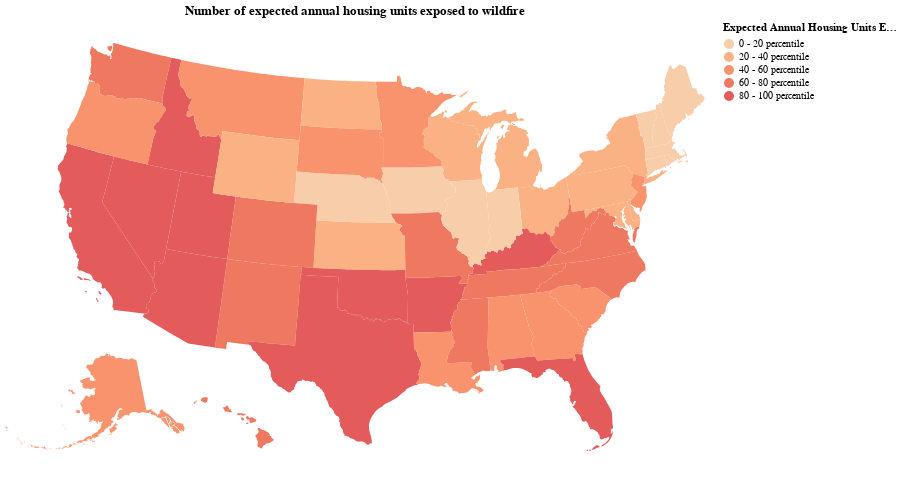

Source (notebook cell):
### Markdown cell above
## Quantiles

### Code cell
statesMap = alt.Chart(statesData).mark_geoshape().encode(
    color=alt.Color('quantiles:O',
      legend=alt.Legend(title='Expected Annual Housing Units Exposed'),
      scale=alt.Scale(scheme='lightorange')),
    tooltip=[alt.Tooltip('NAME',title='State'),
      alt.Tooltip('Expected Annual HU Exposed',title='Expected Annual HUs Exposed')]
).project(
    type='albersUsa'
).properties(
    title='Number of expected annual housing units exposed to wildfire',
    width=700,
    height=450
).configure_view(
    strokeWidth=0
)

statesMap

### Figure 1 — Vega-Lite specification as saved in the notebook (floating-point values rounded to 4 significant figures; data arrays with more than 128 entries replaced by an {"elided": "..."} marker saying what was removed)
{"config": {"view": {"continuousWidth": 400, "continuousHeight": 300, "strokeWidth": 0}}, "data": {"name": "data-ad5f53700868d9c217ef1c9e345f4118"}, "mark": "geoshape", "encoding": {"color": {"field": "quantiles", "legend": {"title": "Expected Annual Housing Units Exposed"}, "scale": {"scheme": "lightorange"}, "type": "ordinal"}, "tooltip": [{"field": "NAME", "title": "State", "type": "nominal"}, {"field": "Expected Annual HU Exposed", "title": "Expected Annual HUs Exposed", "type": "quantitative"}]}, "height": 450, "projection": {"type": "albersUsa"}, "title": "Number of expected annual housing units exposed to wildfire", "width": 700, "$schema": "https://vega.github.io/schema/vega-lite/v4.17.0.json", "datasets": {"data-ad5f53700868d9c217ef1c9e345f4118": [{"AFFGEOID": "0400000US24", "ALAND": 25151100280, "AWATER": 6979966958, "Expected Annual HU Exposed": 167.0, "Fraction EAHUexposed-Direct": 0.7398, "GEOID": "24", "LSAD": "00", "NAME": "Maryland", "STATEFP": "24", "STATENS": "01714934", "STUSPS": "MD", "Total number of exposed HUs": 1993000.0, "quantiles": "20 - 40 percentile", "type": "Feature", "geometry": {"type": "MultiPolygon", "coordinates": {"elided": "2 rows, 534 float values in total"}}}, {"AFFGEOID": "0400000US19", "ALAND": 144661267977, "AWATER": 1084180812, "Expected Annual HU Exposed": 29.0, "Fraction EAHUexposed-Direct": 0.803, "GEOID": "19", "LSAD": "00", "NAME": "Iowa", "STATEFP": "19", "STATENS": "01779785", "STUSPS": "IA", "Total number of exposed HUs": 760600.0, "quantiles": "0 - 20 percentile", "type": "Feature", "geometry": {"type": "Polygon", "coordinates": {"elided": "1x253x2 float values"}}}, {"AFFGEOID": "0400000US10", "ALAND": 5045925646, "AWATER": 1399985648, "Expected Annual HU Exposed": 54.0, "Fraction EAHUexposed-Direct": 0.668, "GEOID": "10", "LSAD": "00", "NAME": "Delaware", "STATEFP": "10", "STATENS": "01779781", "STUSPS": "DE", "Total number of exposed HUs": 330700.0, "quantiles": "20 - 40 percentile", "type": "Feature", "geometry": {"type": "Polygon", "coordinates": [[[-75.77, 39.72], [-75.75, 39.76], [-75.72, 39.79], [-75.66, 39.82], [-75.59, 39.83], [-75.59, 39.83], [-75.58, 39.84], [-75.57, 39.84], [-75.48, 39.83], [-75.42, 39.8], [-75.46, 39.77], [-75.48, 39.72], [-75.51, 39.69], [-75.54, 39.65], [-75.56, 39.63], [-75.54, 39.6], [-75.51, 39.58], [-75.53, 39.54], [-75.53, 39.5], [-75.59, 39.48], [-75.57, 39.44], [-75.52, 39.39], [-75.51, 39.37], [-75.47, 39.33], [-75.41, 39.26], [-75.39, 39.19], [-75.41, 39.13], [-75.4, 39.06], [-75.34, 39.02], [-75.31, 38.95], [-75.3, 38.94], [-75.3, 38.91], [-75.23, 38.84], [-75.16, 38.79], [-75.11, 38.78], [-75.09, 38.8], [-75.07, 38.7], [-75.05, 38.54], [-75.05, 38.45], [-75.19, 38.45], [-75.34, 38.45], [-75.48, 38.45], [-75.69, 38.46], [-75.7, 38.54], [-75.7, 38.56], [-75.71, 38.64], [-75.71, 38.64], [-75.72, 38.83], [-75.75, 39.14], [-75.76, 39.25], [-75.76, 39.3], [-75.77, 39.38], [-75.77, 39.38], [-75.79, 39.72], [-75.77, 39.72]]]}}, {"AFFGEOID": "0400000US39", "ALAND": 105828882568, "AWATER": 10268850702, "Expected Annual HU Exposed": 50.0, "Fraction EAHUexposed-Direct": 0.8406, "GEOID": "39", "LSAD": "00", "NAME": "Ohio", "STATEFP": "39", "STATENS": "01085497", "STUSPS": "OH", "Total number of exposed HUs": 2747000.0, "quantiles": "20 - 40 percentile", "type": "Feature", "geometry": {"type": "MultiPolygon", "coordinates": {"elided": "2 rows, 470 float values in total"}}}, {"AFFGEOID": "0400000US42", "ALAND": 115884442321, "AWATER": 3394589990, "Expected Annual HU Exposed": 99.0, "Fraction EAHUexposed-Direct": 0.7443, "GEOID": "42", "LSAD": "00", "NAME": "Pennsylvania", "STATEFP": "42", "STATENS": "01779798", "STUSPS": "PA", "Total number of exposed HUs": 3836000.0, "quantiles": "20 - 40 percentile", "type": "Feature", "geometry": {"type": "Polygon", "coordinates": {"elided": "1x177x2 float values"}}}, {"AFFGEOID": "0400000US31", "ALAND": 198956658395, "AWATER": 1371829134, "Expected Annual HU Exposed": 34.0, "Fraction EAHUexposed-Direct": 0.7248, "GEOID": "31", "LSAD": "00", "NAME": "Nebraska", "STATEFP": "31", "STATENS": "01779792", "STUSPS": "NE", "Total number of exposed HUs": 311100.0, "quantiles": "0 - 20 percentile", "type": "Feature", "geometry": {"type": "Polygon", "coordinates": {"elided": "1x205x2 float values"}}}, {"AFFGEOID": "0400000US53", "ALAND": 172112588220, "AWATER": 12559278850, "Expected Annual HU Exposed": 745.0, "Fraction EAHUexposed-Direct": 0.7403, "GEOID": "53", "LSAD": "00", "NAME": "Washington", "STATEFP": "53", "STATENS": "01779804", "STUSPS": "WA", "Total number of exposed HUs": 1779000.0, "quantiles": "60 - 80 percentile", "type": "Feature", "geometry": {"type": "MultiPolygon", "coordinates": {"elided": "2 rows, 474 float values in total"}}}, {"AFFGEOID": "0400000US01", "ALAND": 131174048583, "AWATER": 4593327154, "Expected Annual HU Exposed": 462.0, "Fraction EAHUexposed-Direct": 0.8225, "GEOID": "01", "LSAD": "00", "NAME": "Alabama", "STATEFP": "01", "STATENS": "01779775", "STUSPS": "AL", "Total number of exposed HUs": 1766000.0, "quantiles": "40 - 60 percentile", "type": "Feature", "geometry": {"type": "Polygon", "coordinates": {"elided": "1x180x2 float values"}}}, {"AFFGEOID": "0400000US05", "ALAND": 134768872727, "AWATER": 2962859592, "Expected Annual HU Exposed": 849.0, "Fraction EAHUexposed-Direct": 0.8242, "GEOID": "05", "LSAD": "00", "NAME": "Arkansas", "STATEFP": "05", "STATENS": "00068085", "STUSPS": "AR", "Total number of exposed HUs": 1020000.0, "quantiles": "80 - 100 percentile", "type": "Feature", "geometry": {"type": "Polygon", "coordinates": {"elided": "1x219x2 float values"}}}, {"AFFGEOID": "0400000US35", "ALAND": 314196306401, "AWATER": 728776523, "Expected Annual HU Exposed": 538.0, "Fraction EAHUexposed-Direct": 0.7635, "GEOID": "35", "LSAD": "00", "NAME": "New Mexico", "STATEFP": "35", "STATENS": "00897535", "STUSPS": "NM", "Total number of exposed HUs": 680300.0, "quantiles": "60 - 80 percentile", "type": "Feature", "geometry": {"type": "Polygon", "coordinates": {"elided": "1x106x2 float values"}}}, {"AFFGEOID": "0400000US48", "ALAND": 676653171537, "AWATER": 19006305260, "Expected Annual HU Exposed": 2623.0, "Fraction EAHUexposed-Direct": 0.7371, "GEOID": "48", "LSAD": "00", "NAME": "Texas", "STATEFP": "48", "STATENS": "01779801", "STUSPS": "TX", "Total number of exposed HUs": 6821000.0, "quantiles": "80 - 100 percentile", "type": "Feature", "geometry": {"type": "Polygon", "coordinates": {"elided": "1x553x2 float values"}}}, {"AFFGEOID": "0400000US06", "ALAND": 403503931312, "AWATER": 20463871877, "Expected Annual HU Exposed": 13650.0, "Fraction EAHUexposed-Direct": 0.6992, "GEOID": "06", "LSAD": "00", "NAME": "California", "STATEFP": "06", "STATENS": "01779778", "STUSPS": "CA", "Total number of exposed HUs": 7056000.0, "quantiles": "80 - 100 percentile", "type": "Feature", "geometry": {"type": "MultiPolygon", "coordinates": {"elided": "6 rows, 934 float values in total"}}}, {"AFFGEOID": "0400000US21", "ALAND": 102279490672, "AWATER": 2375337755, "Expected Annual HU Exposed": 1315.0, "Fraction EAHUexposed-Direct": 0.8083, "GEOID": "21", "LSAD": "00", "NAME": "Kentucky", "STATEFP": "21", "STATENS": "01779786", "STUSPS": "KY", "Total number of exposed HUs": 1579000.0, "quantiles": "80 - 100 percentile", "type": "Feature", "geometry": {"type": "Polygon", "coordinates": {"elided": "1x333x2 float values"}}}, {"AFFGEOID": "0400000US13", "ALAND": 149482048342, "AWATER": 4422936154, "Expected Annual HU Exposed": 472.0, "Fraction EAHUexposed-Direct": 0.8033, "GEOID": "13", "LSAD": "00", "NAME": "Georgia", "STATEFP": "13", "STATENS": "01705317", "STUSPS": "GA", "Total number of exposed HUs": 3463000.0, "quantiles": "40 - 60 percentile", "type": "Feature", "geometry": {"type": "Polygon", "coordinates": {"elided": "1x267x2 float values"}}}, {"AFFGEOID": "0400000US55", "ALAND": 140290039723, "AWATER": 29344951758, "Expected Annual HU Exposed": 47.0, "Fraction EAHUexposed-Direct": 0.7521, "GEOID": "55", "LSAD": "00", "NAME": "Wisconsin", "STATEFP": "55", "STATENS": "01779806", "STUSPS": "WI", "Total number of exposed HUs": 1383000.0, "quantiles": "20 - 40 percentile", "type": "Feature", "geometry": {"type": "MultiPolygon", "coordinates": {"elided": "3 rows, 662 float values in total"}}}, {"AFFGEOID": "0400000US41", "ALAND": 248606993270, "AWATER": 6192386935, "Expected Annual HU Exposed": 521.0, "Fraction EAHUexposed-Direct": 0.7157, "GEOID": "41", "LSAD": "00", "NAME": "Oregon", "STATEFP": "41", "STATENS": "01155107", "STUSPS": "OR", "Total number of exposed HUs": 1073000.0, "quantiles": "40 - 60 percentile", "type": "Feature", "geometry": {"type": "Polygon", "coordinates": {"elided": "1x254x2 float values"}}}, {"AFFGEOID": "0400000US29", "ALAND": 178050802184, "AWATER": 2489425460, "Expected Annual HU Exposed": 555.0, "Fraction EAHUexposed-Direct": 0.7946, "GEOID": "29", "LSAD": "00", "NAME": "Missouri", "STATEFP": "29", "STATENS": "01779791", "STUSPS": "MO", "Total number of exposed HUs": 1647000.0, "quantiles": "60 - 80 percentile", "type": "Feature", "geometry": {"type": "Polygon", "coordinates": {"elided": "1x317x2 float values"}}}, {"AFFGEOID": "0400000US51", "ALAND": 102257717110, "AWATER": 8528531774, "Expected Annual HU Exposed": 597.0, "Fraction EAHUexposed-Direct": 0.777, "GEOID": "51", "LSAD": "00", "NAME": "Virginia", "STATEFP": "51", "STATENS": "01779803", "STUSPS": "VA", "Total number of exposed HUs": 2835000.0, "quantiles": "60 - 80 percentile", "type": "Feature", "geometry": {"type": "MultiPolygon", "coordinates": {"elided": "2 rows, 654 float values in total"}}}, {"AFFGEOID": "0400000US47", "ALAND": 106802728188, "AWATER": 2350123465, "Expected Annual HU Exposed": 601.0, "Fraction EAHUexposed-Direct": 0.8281, "GEOID": "47", "LSAD": "00", "NAME": "Tennessee", "STATEFP": "47", "STATENS": "01325873", "STUSPS": "TN", "Total number of exposed HUs": 2272000.0, "quantiles": "60 - 80 percentile", "type": "Feature", "geometry": {"type": "Polygon", "coordinates": {"elided": "1x249x2 float values"}}}, {"AFFGEOID": "0400000US22", "ALAND": 111897594374, "AWATER": 23753621895, "Expected Annual HU Exposed": 283.0, "Fraction EAHUexposed-Direct": 0.7329, "GEOID": "22", "LSAD": "00", "NAME": "Louisiana", "STATEFP": "22", "STATENS": "01629543", "STUSPS": "LA", "Total number of exposed HUs": 1349000.0, "quantiles": "40 - 60 percentile", "type": "Feature", "geometry": {"type": "Polygon", "coordinates": {"elided": "1x300x2 float values"}}}, {"AFFGEOID": "0400000US36", "ALAND": 122049149763, "AWATER": 19246994695, "Expected Annual HU Exposed": 104.0, "Fraction EAHUexposed-Direct": 0.7853, "GEOID": "36", "LSAD": "00", "NAME": "New York", "STATEFP": "36", "STATENS": "01779796", "STUSPS": "NY", "Total number of exposed HUs": 3062000.0, "quantiles": "20 - 40 percentile", "type": "Feature", "geometry": {"type": "MultiPolygon", "coordinates": {"elided": "2 rows, 668 float values in total"}}}, {"AFFGEOID": "0400000US26", "ALAND": 146600952990, "AWATER": 103885855702, "Expected Annual HU Exposed": 49.0, "Fraction EAHUexposed-Direct": 0.7874, "GEOID": "26", "LSAD": "00", "NAME": "Michigan", "STATEFP": "26", "STATENS": "01779789", "STUSPS": "MI", "Total number of exposed HUs": 2060000.0, "quantiles": "20 - 40 percentile", "type": "Feature", "geometry": {"type": "MultiPolygon", "coordinates": {"elided": "6 rows, 954 float values in total"}}}, {"AFFGEOID": "0400000US16", "ALAND": 214049787659, "AWATER": 2391722557, "Expected Annual HU Exposed": 930.0, "Fraction EAHUexposed-Direct": 0.7399, "GEOID": "16", "LSAD": "00", "NAME": "Idaho", "STATEFP": "16", "STATENS": "01779783", "STUSPS": "ID", "Total number of exposed HUs": 451800.0, "quantiles": "80 - 100 percentile", "type": "Feature", "geometry": {"type": "Polygon", "coordinates": {"elided": "1x267x2 float values"}}}, {"AFFGEOID": "0400000US12", "ALAND": 138949136250, "AWATER": 31361101223, "Expected Annual HU Exposed": 5581.0, "Fraction EAHUexposed-Direct": 0.7598, "GEOID": "12", "LSAD": "00", "NAME": "Florida", "STATEFP": "12", "STATENS": "00294478", "STUSPS": "FL", "Total number of exposed HUs": 5076000.0, "quantiles": "80 - 100 percentile", "type": "Feature", "geometry": {"type": "MultiPolygon", "coordinates": {"elided": "4 rows, 770 float values in total"}}}, {"AFFGEOID": "0400000US02", "ALAND": 1478839695958, "AWATER": 245481577452, "Expected Annual HU Exposed": 220.0, "Fraction EAHUexposed-Direct": 0.6366, "GEOID": "02", "LSAD": "00", "NAME": "Alaska", "STATEFP": "02", "STATENS": "01785533", "STUSPS": "AK", "Total number of exposed HUs": 247100.0, "quantiles": "40 - 60 percentile", "type": "Feature", "geometry": {"type": "MultiPolygon", "coordinates": {"elided": "47 rows, 4538 float values in total"}}}, {"AFFGEOID": "0400000US17", "ALAND": 143780567633, "AWATER": 6214824948, "Expected Annual HU Exposed": 32.0, "Fraction EAHUexposed-Direct": 0.7896, "GEOID": "17", "LSAD": "00", "NAME": "Illinois", "STATEFP": "17", "STATENS": "01779784", "STUSPS": "IL", "Total number of exposed HUs": 1477000.0, "quantiles": "0 - 20 percentile", "type": "Feature", "geometry": {"type": "Polygon", "coordinates": {"elided": "1x322x2 float values"}}}, {"AFFGEOID": "0400000US30", "ALAND": 376962738765, "AWATER": 3869208832, "Expected Annual HU Exposed": 457.0, "Fraction EAHUexposed-Direct": 0.7233, "GEOID": "30", "LSAD": "00", "NAME": "Montana", "STATEFP": "30", "STATENS": "00767982", "STUSPS": "MT", "Total number of exposed HUs": 373800.0, "quantiles": "40 - 60 percentile", "type": "Feature", "geometry": {"type": "Polygon", "coordinates": {"elided": "1x245x2 float values"}}}, {"AFFGEOID": "0400000US27", "ALAND": 206228939448, "AWATER": 18945217189, "Expected Annual HU Exposed": 222.0, "Fraction EAHUexposed-Direct": 0.8053, "GEOID": "27", "LSAD": "00", "NAME": "Minnesota", "STATEFP": "27", "STATENS": "00662849", "STUSPS": "MN", "Total number of exposed HUs": 1369000.0, "quantiles": "40 - 60 percentile", "type": "Feature", "geometry": {"type": "Polygon", "coordinates": {"elided": "1x311x2 float values"}}}, {"AFFGEOID": "0400000US18", "ALAND": 92789302676, "AWATER": 1538002829, "Expected Annual HU Exposed": 40.0, "Fraction EAHUexposed-Direct": 0.8277, "GEOID": "18", "LSAD": "00", "NAME": "Indiana", "STATEFP": "18", "STATENS": "00448508", "STUSPS": "IN", "Total number of exposed HUs": 1540000.0, "quantiles": "0 - 20 percentile", "type": "Feature", "geometry": {"type": "Polygon", "coordinates": {"elided": "1x219x2 float values"}}}, {"AFFGEOID": "0400000US25", "ALAND": 20205125364, "AWATER": 7129925486, "Expected Annual HU Exposed": 46.0, "Fraction EAHUexposed-Direct": 0.7684, "GEOID": "25", "LSAD": "00", "NAME": "Massachusetts", "STATEFP": "25", "STATENS": "00606926", "STUSPS": "MA", "Total number of exposed HUs": 1501000.0, "quantiles": "0 - 20 percentile", "type": "Feature", "geometry": {"type": "MultiPolygon", "coordinates": {"elided": "3 rows, 434 float values in total"}}}, {"AFFGEOID": "0400000US20", "ALAND": 211755344060, "AWATER": 1344141205, "Expected Annual HU Exposed": 106.0, "Fraction EAHUexposed-Direct": 0.693, "GEOID": "20", "LSAD": "00", "NAME": "Kansas", "STATEFP": "20", "STATENS": "00481813", "STUSPS": "KS", "Total number of exposed HUs": 653200.0, "quantiles": "20 - 40 percentile", "type": "Feature", "geometry": {"type": "Polygon", "coordinates": {"elided": "1x170x2 float values"}}}, {"AFFGEOID": "0400000US32", "ALAND": 284329506470, "AWATER": 2047206072, "Expected Annual HU Exposed": 875.0, "Fraction EAHUexposed-Direct": 0.7038, "GEOID": "32", "LSAD": "00", "NAME": "Nevada", "STATEFP": "32", "STATENS": "01779793", "STUSPS": "NV", "Total number of exposed HUs": 474600.0, "quantiles": "80 - 100 percentile", "type": "Feature", "geometry": {"type": "Polygon", "coordinates": {"elided": "1x142x2 float values"}}}, {"AFFGEOID": "0400000US50", "ALAND": 23874175944, "AWATER": 1030416650, "Expected Annual HU Exposed": 4.0, "Fraction EAHUexposed-Direct": 0.7816, "GEOID": "50", "LSAD": "00", "NAME": "Vermont", "STATEFP": "50", "STATENS": "01779802", "STUSPS": "VT", "Total number of exposed HUs": 240500.0, "quantiles": "0 - 20 percentile", "type": "Feature", "geometry": {"type": "Polygon", "coordinates": {"elided": "1x130x2 float values"}}}, {"AFFGEOID": "0400000US09", "ALAND": 12542497068, "AWATER": 1815617571, "Expected Annual HU Exposed": 28.0, "Fraction EAHUexposed-Direct": 0.7832, "GEOID": "09", "LSAD": "00", "NAME": "Connecticut", "STATEFP": "09", "STATENS": "01779780", "STUSPS": "CT", "Total number of exposed HUs": 966400.0, "quantiles": "0 - 20 percentile", "type": "Feature", "geometry": {"type": "Polygon", "coordinates": {"elided": "1x98x2 float values"}}}, {"AFFGEOID": "0400000US34", "ALAND": 19047825980, "AWATER": 3544860246, "Expected Annual HU Exposed": 534.0, "Fraction EAHUexposed-Direct": 0.7608, "GEOID": "34", "LSAD": "00", "NAME": "New Jersey", "STATEFP": "34", "STATENS": "01779795", "STUSPS": "NJ", "Total number of exposed HUs": 2101000.0, "quantiles": "40 - 60 percentile", "type": "Feature", "geometry": {"type": "Polygon", "coordinates": {"elided": "1x164x2 float values"}}}, {"AFFGEOID": "0400000US37", "ALAND": 125923656064, "AWATER": 13466071395, "Expected Annual HU Exposed": 561.0, "Fraction EAHUexposed-Direct": 0.7743, "GEOID": "37", "LSAD": "00", "NAME": "North Carolina", "STATEFP": "37", "STATENS": "01027616", "STUSPS": "NC", "Total number of exposed HUs": 3613000.0, "quantiles": "60 - 80 percentile", "type": "Feature", "geometry": {"type": "Polygon", "coordinates": {"elided": "1x228x2 float values"}}}, {"AFFGEOID": "0400000US49", "ALAND": 212886221680, "AWATER": 6998824394, "Expected Annual HU Exposed": 1270.0, "Fraction EAHUexposed-Direct": 0.6597, "GEOID": "49", "LSAD": "00", "NAME": "Utah", "STATEFP": "49", "STATENS": "01455989", "STUSPS": "UT", "Total number of exposed HUs": 743700.0, "quantiles": "80 - 100 percentile", "type": "Feature", "geometry": {"type": "Polygon", "coordinates": {"elided": "1x92x2 float values"}}}, {"AFFGEOID": "0400000US38", "ALAND": 178707534813, "AWATER": 4403267548, "Expected Annual HU Exposed": 48.0, "Fraction EAHUexposed-Direct": 0.7448, "GEOID": "38", "LSAD": "00", "NAME": "North Dakota", "STATEFP": "38", "STATENS": "01779797", "STUSPS": "ND", "Total number of exposed HUs": 174700.0, "quantiles": "20 - 40 percentile", "type": "Feature", "geometry": {"type": "Polygon", "coordinates": {"elided": "1x128x2 float values"}}}, {"AFFGEOID": "0400000US45", "ALAND": 77864918488, "AWATER": 5075218778, "Expected Annual HU Exposed": 291.0, "Fraction EAHUexposed-Direct": 0.7846, "GEOID": "45", "LSAD": "00", "NAME": "South Carolina", "STATEFP": "45", "STATENS": "01779799", "STUSPS": "SC", "Total number of exposed HUs": 1832000.0, "quantiles": "40 - 60 percentile", "type": "Feature", "geometry": {"type": "Polygon", "coordinates": {"elided": "1x192x2 float values"}}}, {"AFFGEOID": "0400000US28", "ALAND": 121533519481, "AWATER": 3926919758, "Expected Annual HU Exposed": 581.0, "Fraction EAHUexposed-Direct": 0.8278, "GEOID": "28", "LSAD": "00", "NAME": "Mississippi", "STATEFP": "28", "STATENS": "01779790", "STUSPS": "MS", "Total number of exposed HUs": 1070000.0, "quantiles": "60 - 80 percentile", "type": "Feature", "geometry": {"type": "Polygon", "coordinates": {"elided": "1x227x2 float values"}}}, {"AFFGEOID": "0400000US08", "ALAND": 268422891711, "AWATER": 1181621593, "Expected Annual HU Exposed": 780.0, "Fraction EAHUexposed-Direct": 0.7119, "GEOID": "08", "LSAD": "00", "NAME": "Colorado", "STATEFP": "08", "STATENS": "01779779", "STUSPS": "CO", "Total number of exposed HUs": 1331000.0, "quantiles": "60 - 80 percentile", "type": "Feature", "geometry": {"type": "Polygon", "coordinates": {"elided": "1x96x2 float values"}}}, {"AFFGEOID": "0400000US46", "ALAND": 196346981786, "AWATER": 3382720225, "Expected Annual HU Exposed": 246.0, "Fraction EAHUexposed-Direct": 0.7562, "GEOID": "46", "LSAD": "00", "NAME": "South Dakota", "STATEFP": "46", "STATENS": "01785534", "STUSPS": "SD", "Total number of exposed HUs": 233600.0, "quantiles": "40 - 60 percentile", "type": "Feature", "geometry": {"type": "Polygon", "coordinates": {"elided": "1x186x2 float values"}}}, {"AFFGEOID": "0400000US40", "ALAND": 177662925723, "AWATER": 3374587997, "Expected Annual HU Exposed": 2129.0, "Fraction EAHUexposed-Direct": 0.789, "GEOID": "40", "LSAD": "00", "NAME": "Oklahoma", "STATEFP": "40", "STATENS": "01102857", "STUSPS": "OK", "Total number of exposed HUs": 1133000.0, "quantiles": "80 - 100 percentile", "type": "Feature", "geometry": {"type": "Polygon", "coordinates": {"elided": "1x236x2 float values"}}}, {"AFFGEOID": "0400000US56", "ALAND": 251458544898, "AWATER": 1867670745, "Expected Annual HU Exposed": 126.0, "Fraction EAHUexposed-Direct": 0.7184, "GEOID": "56", "LSAD": "00", "NAME": "Wyoming", "STATEFP": "56", "STATENS": "01779807", "STUSPS": "WY", "Total number of exposed HUs": 212300.0, "quantiles": "20 - 40 percentile", "type": "Feature", "geometry": {"type": "Polygon", "coordinates": {"elided": "1x96x2 float values"}}}, {"AFFGEOID": "0400000US54", "ALAND": 62266474513, "AWATER": 489028543, "Expected Annual HU Exposed": 579.0, "Fraction EAHUexposed-Direct": 0.7865, "GEOID": "54", "LSAD": "00", "NAME": "West Virginia", "STATEFP": "54", "STATENS": "01779805", "STUSPS": "WV", "Total number of exposed HUs": 704800.0, "quantiles": "60 - 80 percentile", "type": "Feature", "geometry": {"type": "Polygon", "coordinates": {"elided": "1x241x2 float values"}}}, {"AFFGEOID": "0400000US23", "ALAND": 79887426037, "AWATER": 11746549764, "Expected Annual HU Exposed": 5.0, "Fraction EAHUexposed-Direct": 0.801, "GEOID": "23", "LSAD": "00", "NAME": "Maine", "STATEFP": "23", "STATENS": "01779787", "STUSPS": "ME", "Total number of exposed HUs": 491800.0, "quantiles": "0 - 20 percentile", "type": "Feature", "geometry": {"type": "MultiPolygon", "coordinates": {"elided": "2 rows, 518 float values in total"}}}, {"AFFGEOID": "0400000US15", "ALAND": 16633990195, "AWATER": 11777809026, "Expected Annual HU Exposed": 575.0, "Fraction EAHUexposed-Direct": 0.4316, "GEOID": "15", "LSAD": "00", "NAME": "Hawaii", "STATEFP": "15", "STATENS": "01779782", "STUSPS": "HI", "Total number of exposed HUs": 425600.0, "quantiles": "60 - 80 percentile", "type": "Feature", "geometry": {"type": "MultiPolygon", "coordinates": {"elided": "8 rows, 470 float values in total"}}}, {"AFFGEOID": "0400000US33", "ALAND": 23189413166, "AWATER": 1026675248, "Expected Annual HU Exposed": 17.0, "Fraction EAHUexposed-Direct": 0.791, "GEOID": "33", "LSAD": "00", "NAME": "New Hampshire", "STATEFP": "33", "STATENS": "01779794", "STUSPS": "NH", "Total number of exposed HUs": 479600.0, "quantiles": "0 - 20 percentile", "type": "Feature", "geometry": {"type": "Polygon", "coordinates": {"elided": "1x132x2 float values"}}}, {"AFFGEOID": "0400000US04", "ALAND": 294198551143, "AWATER": 1027337603, "Expected Annual HU Exposed": 1817.0, "Fraction EAHUexposed-Direct": 0.682, "GEOID": "04", "LSAD": "00", "NAME": "Arizona", "STATEFP": "04", "STATENS": "01779777", "STUSPS": "AZ", "Total number of exposed HUs": 1540000.0, "quantiles": "80 - 100 percentile", "type": "Feature", "geometry": {"type": "Polygon", "coordinates": {"elided": "1x155x2 float values"}}}, {"AFFGEOID": "0400000US44", "ALAND": 2677779902, "AWATER": 1323670487, "Expected Annual HU Exposed": 2.0, "Fraction EAHUexposed-Direct": 0.8444, "GEOID": "44", "LSAD": "00", "NAME": "Rhode Island", "STATEFP": "44", "STATENS": "01219835", "STUSPS": "RI", "Total number of exposed HUs": 170900.0, "quantiles": "0 - 20 percentile", "type": "Feature", "geometry": {"type": "MultiPolygon", "coordinates": [[[[-71.63, 41.17], [-71.59, 41.24], [-71.55, 41.24], [-71.53, 41.18], [-71.52, 41.15], [-71.59, 41.15], [-71.63, 41.17]]], [[[-71.86, 41.32], [-71.84, 41.35], [-71.84, 41.41], [-71.8, 41.42], [-71.79, 41.55], [-71.79, 41.6], [-71.79, 41.6], [-71.79, 41.64], [-71.79, 41.72], [-71.79, 41.73], [-71.79, 41.81], [-71.8, 42.01], [-71.61, 42.01], [-71.59, 42.01], [-71.56, 42.01], [-71.5, 42.02], [-71.46, 42.02], [-71.38, 42.02], [-71.38, 41.99], [-71.38, 41.95], [-71.38, 41.89], [-71.34, 41.89], [-71.34, 41.83], [-71.33, 41.78], [-71.32, 41.78], [-71.26, 41.75], [-71.21, 41.69], [-71.2, 41.68], [-71.2, 41.68], [-71.13, 41.66], [-71.14, 41.6], [-71.12, 41.5], [-71.14, 41.49], [-71.19, 41.46], [-71.21, 41.47], [-71.24, 41.48], [-71.25, 41.48], [-71.29, 41.49], [-71.31, 41.45], [-71.35, 41.45], [-71.39, 41.46], [-71.42, 41.46], [-71.43, 41.45], [-71.46, 41.41], [-71.48, 41.37], [-71.56, 41.37], [-71.62, 41.36], [-71.7, 41.34], [-71.73, 41.33], [-71.79, 41.33], [-71.86, 41.31], [-71.86, 41.32]]]]}}]}}
